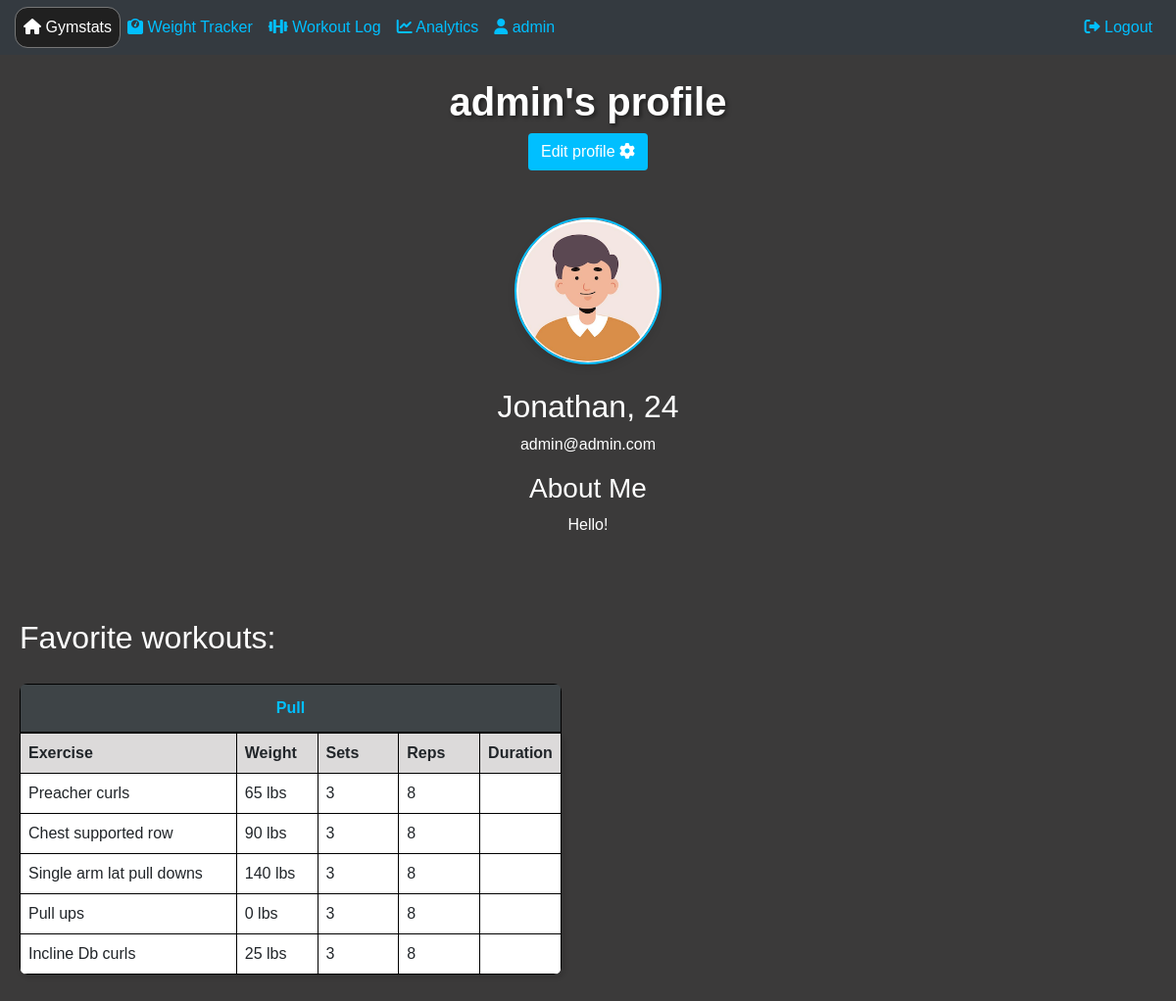
The app's page /profile (signed in) with its own data.
### website/models.py (models this page shows)
class User(db.Model, UserMixin):
    id = db.Column(db.Integer, primary_key=True)
    email = db.Column(db.String(150), unique=True)
    username = db.Column(db.String(150))
    password = db.Column(db.String(150))
    weightLog = db.relationship('Weight', backref='user', lazy='dynamic')
    workoutLog = db.relationship('Workout')
    user_info = db.relationship('UserInfo', backref='user', uselist=False)

class UserInfo(db.Model):
    id = db.Column(db.Integer, primary_key=True)
    name = db.Column(db.String(30))
    bio = db.Column(db.String(100))
    age = db.Column(db.Integer)
    gender = db.Column(db.String(10))
    height = db.Column(db.Integer)
    weightGoal = db.Column(db.String(10))
    weeklyGoal = db.Column(db.Integer)
    user_id = db.Column(db.Integer, db.ForeignKey('user.id'))

class Workout(db.Model):
    id = db.Column(db.Integer, primary_key=True)
    name = db.Column(db.String(50))
    date = db.Column(Date)
    isFavorited = db.Column(db.Boolean, default=False)
    user_id = db.Column(db.Integer, db.ForeignKey('user.id'))
    exercises = db.relationship(
        'Exercise',
        secondary=workout_exercise,
        backref=db.backref('workouts', lazy='dynamic'),
        lazy='dynamic'
    )

class Exercise(db.Model):
    id = db.Column(db.Integer, primary_key=True)
    name = db.Column(db.String(50))
    type = db.Column(db.String(20))
    weight = db.Column(db.Integer)
    sets = db.Column(db.Integer)
    reps = db.Column(db.Integer)

### website/views.py (the view, shortened to what this page needs)
@views.route('/profile', methods=['GET', 'POST'])
@login_required
def profile():
    username = current_user.username
    feet = current_user.user_info.height // 12
    inches = current_user.user_info.height % 12
    sorted_workouts = sorted(current_user.workoutLog, key=attrgetter('date'))
    return render_template("profile.html", user=current_user, username=username, feet=feet, inches=inches, sorted_workouts=sorted_workouts)

### website/__init__.py (called while the page is built)
def create_app():
    app = Flask(__name__)
    app = Flask(__name__, static_url_path='/static')
    app.config['SECRET_KEY'] = '123'
    app.config['SQLALCHEMY_DATABASE_URI'] = f'sqlite:///{DB_NAME}'
    db.init_app(app)
    from .views import views
    from .auth import auth
    app.register_blueprint(views, url_prefix='/')
    app.register_blueprint(auth, url_prefix='/')
    from .models import User, Weight
    with app.app_context():
        db.create_all()
    login_manager =  LoginManager()
    login_manager.login_view = 'auth.login'
    login_manager.init_app(app)
    @login_manager.user_loader
    def load_user(id):
        return User.query.get(int(id))
    return app

### website/templates/profile.html (shortened to what this page needs)
{% extends "base.html" %}
{% block content %}
<br>
<head>
    <link rel="stylesheet" type="text/css" href="static/styles.css">
    <link href="https://cdnjs.cloudflare.com/ajax/libs/font-awesome/5.15.4/css/all.min.css" rel="stylesheet">
    <h1>{{ username }}'s profile</h1>
</head>
<body>
  <div class="centered-content">
    <button class="btn btn-custom" id="openModalButton">
      Edit profile
      <i class="fa-solid fa-gear"></i>
    </button>
  </div>
  <br>
  <div class="profile-container">
      <section class="profile-info">
        <br>
        <img
        src="{{ url_for('static', filename='img/user_avatar.jpg') }}"
        alt="User Avatar"
        onerror="this.onerror=null; this.src='{{ url_for('static', filename='img/defaultpic.jpg') }}';"
        >
        <br><br>
        <h2>{{ current_user.user_info.name }}, {{ current_user.user_info.age }}</h2>
        <p>{{ current_user.email }}</p>
      </section>
      <section class="profile-details">
        <h3>About Me</h3>
        <p>{{ current_user.user_info.bio }}</p>
      </section>
  </div>
  <br><br>
  <div class="workout-log-page">
  <h2>Favorite workouts:</h2>
  <div class="workout-wrapper">
    {% for workout in sorted_workouts %}
      {% if workout.isFavorited %}
      <div class="table-container">
      <table id="exerciseTable" class="custom-table">
        <caption class="table-caption">
          <b>{{ workout.name }}</b>
        </caption>
        <thead>
          <tr>
            <th>Exercise</th>
            <th>Weight</th>
            <th>Sets</th>
            <th>Reps</th>
            <th>Duration</th>
          </tr>
        </thead>
        <tbody id="exerciseTableBody">
        {% for exercise in workout.exercises %}
          <tr>
              <td>{{ exercise.name }}</td>
                {% if exercise.type == 'weightTraining' %}
                  <td>{{ exercise.weight }} lbs</td>
                  <td>{{ exercise.sets }}</td>
                  <td>{{ exercise.reps }}</td>
                  <td></td>
                {% endif %}
          </tr>
        {% endfor %}
        </tbody>
      </table>
      </div>
      {% endif %}
    </div>
    {% endfor %}
</body>
{% endblock %}

### website/templates/base.html (shortened to what this page needs)
<!DOCTYPE html>
<html>
  <head>
    <link rel="stylesheet" type="text/css" href="static/styles.css">
    <link
      rel="stylesheet"
      href="https://stackpath.bootstrapcdn.com/bootstrap/4.4.1/css/bootstrap.min.css"
    />
    <link
      rel="stylesheet"
      href="https://stackpath.bootstrapcdn.com/font-awesome/4.7.0/css/font-awesome.min.css"
    />
    <link href="https://cdnjs.cloudflare.com/ajax/libs/font-awesome/6.0.0-beta3/css/all.min.css" rel="stylesheet">
  </head>
  <body>
    <nav class="navbar navbar-expand-lg navbar-dark bg-dark">
      <div class="collapse navbar-collapse" id="navbar">
        <div class="navbar-nav">
          {% if user.is_authenticated %}
          <a class="nav-item nav-link" id="home" href="/">
            <i class="fa-solid fa-house"></i>
            <span class="text-highlight">Gymstats</span>
          </a>
          <a class="nav-item nav-link" id="weighttracker" href="/weighttracker">
            <i class="fa-solid fa-weight-scale"></i>
            Weight Tracker
          </a>
          <a class="nav-item nav-link" id="workoutlog" href="/workoutlog">
            <i class="fa-solid fa-dumbbell"></i>
            Workout Log
          </a>
          <a class="nav-item nav-link" id="analytics" href="/analytics">
            <i class="fa-solid fa-chart-line"></i>
            Analytics
          </a>
          <a class="nav-item nav-link" id="profile" href="/profile">
            <i class="fa-solid fa-user"></i> {{ user.username }}
          </a>
          {% endif %}
        </div>
        <div class="navbar-nav ml-auto">
          {% if user.is_authenticated %}
          <a class="nav-item nav-link" id="logout" href="/logout">
            <i class="fa-solid fa-right-from-bracket"></i>
            Logout
          </a>
          {% endif %}
        </div>
      </div>
    </nav>
    <div class="content-container">{% block content %} {% endblock %}</div>
  </body>
</html>

### website/static/styles.css (style rules this page uses)
#home { color: white; background-color: #202020; border-radius: 12px; outline: .5px solid rgb(118, 118, 118); }
h1 { text-align: center; color: white; text-decoration-thickness: 2px; font-weight: bold; text-shadow: 2px 2px 4px rgba(0, 0, 0, 0.5); }
h2 { color: white; }
.profile-container { text-align: center; color: white; }
.profile-info img { width: 150px; height: 150px; border-radius: 50%; object-fit: cover; border: 2px solid #00bfff; box-shadow: 0 4px 8px rgba(0, 0, 0, 0.1); }
body { background-color: rgb(59, 58, 58); background-size: cover; font-family: Optima, sans-serif; }
.navbar .navbar-nav .nav-item.nav-link { color: #00bfff; }
.workout-log-page { padding: 20px; }
.centered-content { text-align: center; }
.btn-custom { background-color: #00bfff; color: white; }
#exerciseTable th { background-color: #dcdada; border: 1px solid #000000; padding: 8px; text-align: left; }
#exerciseTable th:nth-child(1) { width: 40%; }
#exerciseTable th:nth-child(2), #exerciseTable th:nth-child(3), #exerciseTable th:nth-child(4) { width: 15%; }
.table-container { position: relative; display: inline-block; margin-bottom: 20px; }
#exerciseTableBody td { border: 1px solid #000000; padding: 8px; background-color: white; }
.custom-table { border-collapse: collapse; width: 100%; margin-top: 20px; box-sizing: border-box; border-radius: 8px; overflow: hidden; box-shadow: 2px 2px 4px 2px rgba(0, 0, 0, 0.1); }
.table-caption { text-align: center; caption-side: top; background-color: #3e4447; border: 1px solid black; color: #00bfff; }
#exerciseTable { width: 100%; border-collapse: collapse; }

### records on screen
User: username "admin", email "admin@admin.com"
UserInfo: user_info.name "Jonathan", user_info.age "24", user_info.bio "Hello!"
Workout: name "Pull"
Exercise: name "Preacher curls", weight "65", sets "3", reps "8"
Exercise: name "Chest supported row", weight "90", sets "3", reps "8"
Exercise: name "Single arm lat pull downs", weight "140", sets "3", reps "8"
Exercise: name "Pull ups", weight "0", sets "3", reps "8"
Exercise: name "Incline Db curls", weight "25", sets "3", reps "8"
